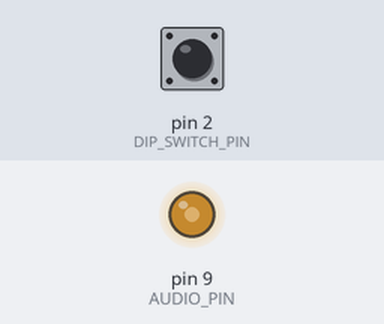
This sketch was run on a simulated Arduino Uno, built for the host (arithmetic inside an expression is 32-bit, double 64-bit). Parts: output pins drawn as LEDs (lit = HIGH). The inputs (shaded band) are chosen by the test bench; at power-on: pin 2 (DIP_SWITCH_PIN) HIGH. What the sketch prints to the serial monitor is not drawn.

Above: at 1.2 s.
1.3 s: pin 2 (DIP_SWITCH_PIN) pulled LOW for 3.2 s
Timing chart, 0 to 4.3 s (numbered marks = the images above; inputs shaded):
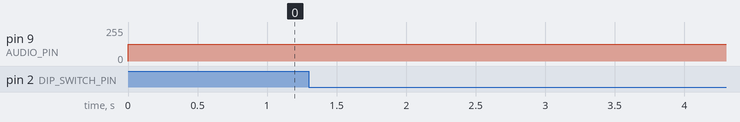

Measured:
- after the input at 1.3 s, pin 9 (AUDIO_PIN): stays 127/255 (without the input it goes to 166/255 after 4.8 s)

The sketch:

sinetest.ino
```cpp
/*
 * Sinetest - サイン波/矩形波テストプログラム
 *
 * 機能:
 * - 9ピンから一定周期でサイン波を出力
 * - アタック200ms、リリース1秒のエンベロープ
 * - DIPスイッチで矩形波に切り替え可能
 *
 * ピン配置:
 * - 9: 音声出力 (PWM)
 * - 2: DIPスイッチ (LOW=サイン波, HIGH=矩形波)
 */

// 音声出力ピン
#define AUDIO_PIN 9

// DIPスイッチピン
#define DIP_SWITCH_PIN 2

// 音程設定 (Hz)
const float FREQUENCY = 440.0; // A4音

// エンベロープ設定
const unsigned long ATTACK_TIME = 200;   // アタック時間 200ms
const unsigned long RELEASE_TIME = 1000; // リリース時間 1秒
const unsigned long CYCLE_INTERVAL = 3000; // 3秒ごとに再生

// サイン波テーブル設定
const int SINE_TABLE_SIZE = 256;
int sineTable[SINE_TABLE_SIZE];

// 音声生成用変数
float phaseAccumulator = 0;
float phaseIncrement;
const float SAMPLE_RATE = 8000.0; // 8kHzサンプリング

// エンベロープ管理用変数
struct EnvelopeState {
  bool active;
  unsigned long startTime;
  float amplitude;
  enum Phase { ATTACK, RELEASE, IDLE } phase;
} envelope;

// 波形選択
bool useSquareWave = false;

// タイミング管理
unsigned long lastTriggerTime = 0;

void setup() {
  Serial.begin(9600);

  // ピン設定
  pinMode(AUDIO_PIN, OUTPUT);
  pinMode(DIP_SWITCH_PIN, INPUT_PULLUP);

  // サイン波テーブル生成
  generateSineTable();

  // 位相増分計算
  phaseIncrement = (FREQUENCY * SINE_TABLE_SIZE) / SAMPLE_RATE;

  // エンベロープ初期化
  envelope.active = false;
  envelope.amplitude = 0;
  envelope.phase = EnvelopeState::IDLE;

  // タイマー1設定（音声生成用）
  setupTimer1();

  Serial.println("Sinetest Ready");
  Serial.println("DIP Switch: LOW=Sine Wave, HIGH=Square Wave");
}

void loop() {
  // DIPスイッチ状態読み取り
  useSquareWave = (digitalRead(DIP_SWITCH_PIN) == HIGH);

  // 一定周期でサウンド再生
  unsigned long currentTime = millis();
  if (currentTime - lastTriggerTime >= CYCLE_INTERVAL) {
    triggerSound();
    lastTriggerTime = currentTime;
  }

  // エンベロープ更新
  updateEnvelope();

  delay(1);
}

void triggerSound() {
  Serial.print("Playing ");
  Serial.print(useSquareWave ? "Square" : "Sine");
  Serial.println(" wave");

  // エンベロープ開始
  envelope.active = true;
  envelope.startTime = millis();
  envelope.phase = EnvelopeState::ATTACK;
  envelope.amplitude = 0;

  // 位相リセット
  phaseAccumulator = 0;
}

void updateEnvelope() {
  if (!envelope.active) return;

  unsigned long currentTime = millis();
  unsigned long elapsed = currentTime - envelope.startTime;

  switch (envelope.phase) {
    case EnvelopeState::ATTACK:
      if (elapsed < ATTACK_TIME) {
        // アタック中: 0から1まで線形増加
        envelope.amplitude = (float)elapsed / ATTACK_TIME;
      } else {
        // アタック完了、リリース開始
        envelope.phase = EnvelopeState::RELEASE;
        envelope.startTime = currentTime;
      }
      break;

    case EnvelopeState::RELEASE:
      if (elapsed < RELEASE_TIME) {
        // リリース中: 1から0まで指数関数的減衰
        float progress = (float)elapsed / RELEASE_TIME;
        envelope.amplitude = (1.0 - progress) * (1.0 - progress);
      } else {
        // リリース完了
        envelope.active = false;
        envelope.amplitude = 0;
        envelope.phase = EnvelopeState::IDLE;
      }
      break;

    case EnvelopeState::IDLE:
      envelope.amplitude = 0;
      break;
  }
}

void generateSineTable() {
  for (int i = 0; i < SINE_TABLE_SIZE; i++) {
    float angle = (2.0 * PI * i) / SINE_TABLE_SIZE;
    // tone()と同じ音量レベルに調整 (約50%の振幅)
    sineTable[i] = (int)(64 * sin(angle)); // 127 -> 64に変更
  }
}

void setupTimer1() {
  // Timer1をCTCモードで設定
  TCCR1A = 0;
  TCCR1B = 0;
  TCNT1 = 0;

  // 8kHzのサンプリング周波数設定
  OCR1A = 1999; // 16MHz / (1 * (1999+1)) = 8kHz
  TCCR1B |= (1 << WGM12); // CTCモード
  TCCR1B |= (1 << CS10);  // プリスケーラ1
  TIMSK1 |= (1 << OCIE1A); // Compare Aマッチ割り込み有効
}

// タイマー1割り込みハンドラ（音声生成）
ISR(TIMER1_COMPA_vect) {
  int sample = 0;

  if (envelope.active && envelope.amplitude > 0) {
    if (useSquareWave) {
      // 矩形波生成 - tone()と同じ音量レベル
      int tableIndex = (int)phaseAccumulator % SINE_TABLE_SIZE;
      sample = (tableIndex < SINE_TABLE_SIZE / 2) ? 64 : -64; // 127 -> 64に変更
    } else {
      // サイン波生成
      int tableIndex = (int)phaseAccumulator % SINE_TABLE_SIZE;
      sample = sineTable[tableIndex];
    }

    // エンベロープ適用
    sample = (int)(sample * envelope.amplitude);

    // 位相更新
    phaseAccumulator += phaseIncrement;
    if (phaseAccumulator >= SINE_TABLE_SIZE) {
      phaseAccumulator -= SINE_TABLE_SIZE;
    }
  }

  // 出力範囲調整とPWM出力
  sample = constrain(sample + 127, 0, 255);
  analogWrite(AUDIO_PIN, sample);
}
```
